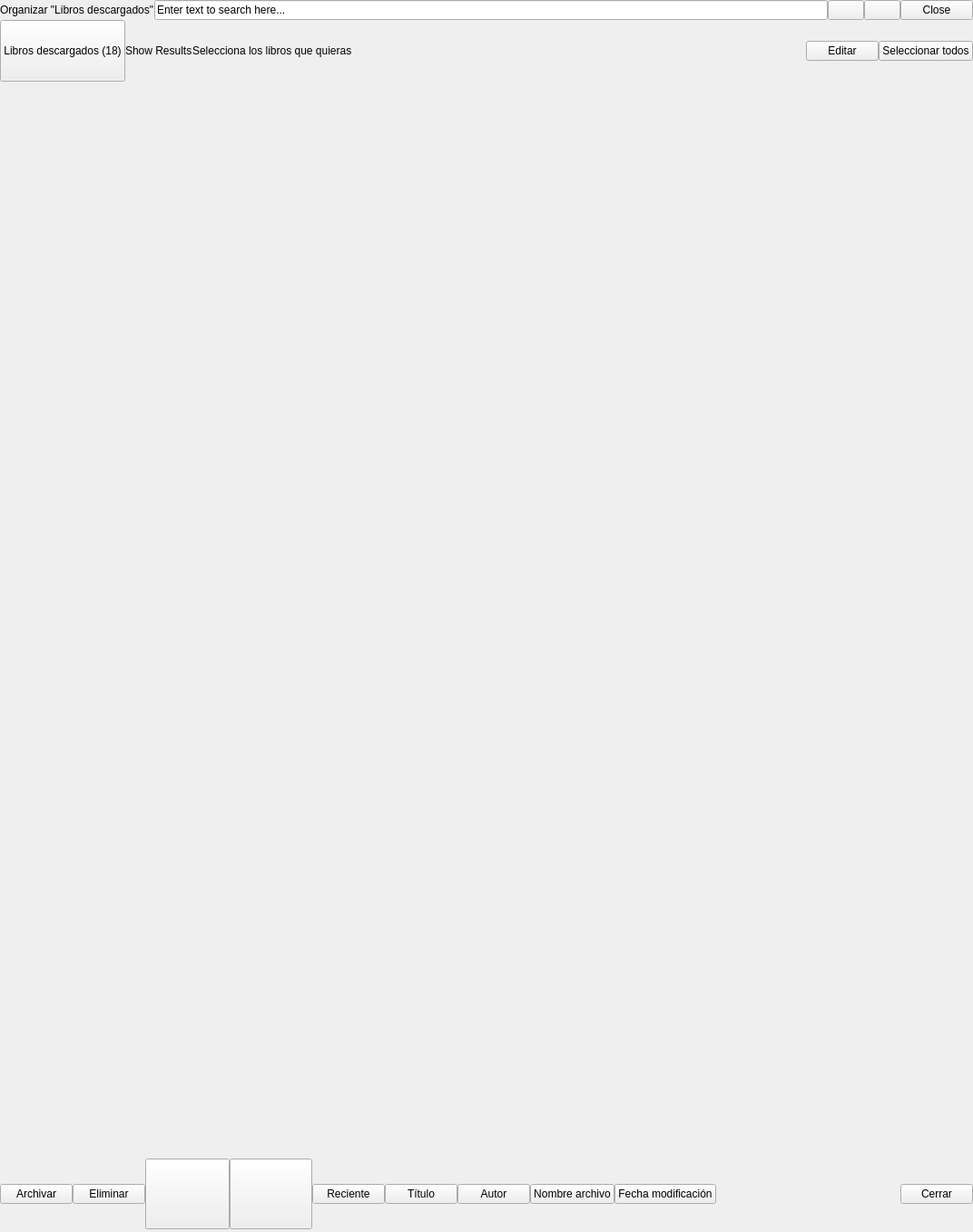
<?xml version="1.0" encoding="UTF-8"?>
<ui version="4.0">
 <class>Library</class>
 <widget class="QWidget" name="Library">
  <property name="geometry">
   <rect>
    <x>0</x>
    <y>0</y>
    <width>1072</width>
    <height>1358</height>
   </rect>
  </property>
  <property name="sizePolicy">
   <sizepolicy hsizetype="Expanding" vsizetype="Expanding">
    <horstretch>0</horstretch>
    <verstretch>0</verstretch>
   </sizepolicy>
  </property>
  <property name="minimumSize">
   <size>
    <width>0</width>
    <height>0</height>
   </size>
  </property>
  <property name="maximumSize">
   <size>
    <width>1072</width>
    <height>1358</height>
   </size>
  </property>
  <property name="windowTitle">
   <string>Form</string>
  </property>
  <property name="styleSheet">
   <string notr="true" />
  </property>
  <layout class="QVBoxLayout" name="verticalLayout_2">
   <property name="spacing">
    <number>0</number>
   </property>
   <property name="margin">
    <number>0</number>
   </property>
   <item>
    <widget class="QWidget" name="searchCont" native="true">
     <property name="styleSheet">
      <string notr="true" />
     </property>
     <layout class="QHBoxLayout" name="horizontalLayout_3">
      <property name="spacing">
       <number>0</number>
      </property>
      <property name="margin">
       <number>0</number>
      </property>
      <item>
       <widget class="QLabel" name="sortBooksLbl">
        <property name="text">
         <string>Organizar "Libros descargados"</string>
        </property>
       </widget>
      </item>
      <item>
       <widget class="MyQLineEdit" name="librarySearchLineEdit">
        <property name="focusPolicy">
         <enum>Qt::StrongFocus</enum>
        </property>
        <property name="styleSheet">
         <string notr="true" />
        </property>
        <property name="text">
         <string>Enter text to search here...</string>
        </property>
       </widget>
      </item>
      <item>
       <widget class="QPushButton" name="clearSearchBtn">
        <property name="focusPolicy">
         <enum>Qt::NoFocus</enum>
        </property>
        <property name="text">
         <string />
        </property>
       </widget>
      </item>
      <item>
       <widget class="QPushButton" name="synchronizeBtn">
        <property name="focusPolicy">
         <enum>Qt::NoFocus</enum>
        </property>
        <property name="text">
         <string />
        </property>
       </widget>
      </item>
      <item>
       <widget class="SilentQPushButton" name="closeSearchBtn">
        <property name="focusPolicy">
         <enum>Qt::NoFocus</enum>
        </property>
        <property name="text">
         <string>Close</string>
        </property>
       </widget>
      </item>
     </layout>
    </widget>
   </item>
   <item>
    <widget class="QFrame" name="topActions">
     <property name="minimumSize">
      <size>
       <width>0</width>
       <height>68</height>
      </size>
     </property>
     <property name="maximumSize">
      <size>
       <width>16777215</width>
       <height>96</height>
      </size>
     </property>
     <property name="styleSheet">
      <string notr="true" />
     </property>
     <property name="lineWidth">
      <number>0</number>
     </property>
     <layout class="QHBoxLayout" name="horizontalLayout_5">
      <property name="spacing">
       <number>0</number>
      </property>
      <property name="margin">
       <number>0</number>
      </property>
      <item>
       <widget class="QPushButton" name="bookActionsSelectBtn">
        <property name="sizePolicy">
         <sizepolicy hsizetype="Minimum" vsizetype="Preferred">
          <horstretch>0</horstretch>
          <verstretch>0</verstretch>
         </sizepolicy>
        </property>
        <property name="focusPolicy">
         <enum>Qt::NoFocus</enum>
        </property>
        <property name="text">
         <string>Libros descargados (18)</string>
        </property>
       </widget>
      </item>
      <item>
       <widget class="QLabel" name="showResultsLbl">
        <property name="text">
         <string>Show Results</string>
        </property>
       </widget>
      </item>
      <item>
       <widget class="LibraryBreadCrumb" name="breadCrumb" native="true">
        <property name="maximumSize">
         <size>
          <width>467</width>
          <height>16777215</height>
         </size>
        </property>
        <property name="locale">
         <locale country="Spain" language="Spanish" />
        </property>
       </widget>
      </item>
      <item>
       <widget class="QLabel" name="selectBooksLbl">
        <property name="text">
         <string>Selecciona los libros que quieras</string>
        </property>
       </widget>
      </item>
      <item>
       <spacer name="horizontalSpacer_5">
        <property name="orientation">
         <enum>Qt::Horizontal</enum>
        </property>
        <property name="sizeHint" stdset="0">
         <size>
          <width>57</width>
          <height>28</height>
         </size>
        </property>
       </spacer>
      </item>
      <item>
       <widget class="QPushButton" name="editBooksBtn">
        <property name="text">
         <string>Editar</string>
        </property>
       </widget>
      </item>
      <item>
       <widget class="QPushButton" name="selectAllBooksBtn">
        <property name="focusPolicy">
         <enum>Qt::NoFocus</enum>
        </property>
        <property name="text">
         <string>Seleccionar todos</string>
        </property>
       </widget>
      </item>
     </layout>
    </widget>
   </item>
   <item>
    <widget class="QWidget" name="booksContainer" native="true">
     <property name="sizePolicy">
      <sizepolicy hsizetype="Preferred" vsizetype="Expanding">
       <horstretch>0</horstretch>
       <verstretch>0</verstretch>
      </sizepolicy>
     </property>
     <property name="minimumSize">
      <size>
       <width>0</width>
       <height>730</height>
      </size>
     </property>
     <property name="maximumSize">
      <size>
       <width>141421</width>
       <height>1150</height>
      </size>
     </property>
     <property name="styleSheet">
      <string notr="true" />
     </property>
     <layout class="QVBoxLayout" name="verticalLayout_3">
      <property name="spacing">
       <number>0</number>
      </property>
      <property name="margin">
       <number>0</number>
      </property>
     </layout>
    </widget>
   </item>
   <item>
    <spacer name="verticalSpacer">
     <property name="orientation">
      <enum>Qt::Vertical</enum>
     </property>
     <property name="sizeHint" stdset="0">
      <size>
       <width>28</width>
       <height>57</height>
      </size>
     </property>
    </spacer>
   </item>
   <item>
    <widget class="QWidget" name="sortBooksCont" native="true">
     <property name="minimumSize">
      <size>
       <width>0</width>
       <height>83</height>
      </size>
     </property>
     <property name="maximumSize">
      <size>
       <width>16777215</width>
       <height>117</height>
      </size>
     </property>
     <layout class="QHBoxLayout" name="horizontalLayout">
      <property name="spacing">
       <number>0</number>
      </property>
      <property name="margin">
       <number>0</number>
      </property>
      <item>
       <widget class="SilentQPushButton" name="archiveBooksBtn">
        <property name="focusPolicy">
         <enum>Qt::NoFocus</enum>
        </property>
        <property name="text">
         <string>Archivar</string>
        </property>
       </widget>
      </item>
      <item>
       <widget class="SilentQPushButton" name="deleteBooksBtn">
        <property name="focusPolicy">
         <enum>Qt::NoFocus</enum>
        </property>
        <property name="text">
         <string>Eliminar</string>
        </property>
       </widget>
      </item>
      <item>
       <widget class="QPushButton" name="sortIconBtn">
        <property name="minimumSize">
         <size>
          <width>93</width>
          <height>55</height>
         </size>
        </property>
        <property name="maximumSize">
         <size>
          <width>132</width>
          <height>78</height>
         </size>
        </property>
        <property name="focusPolicy">
         <enum>Qt::NoFocus</enum>
        </property>
        <property name="styleSheet">
         <string notr="true" />
        </property>
        <property name="text">
         <string />
        </property>
        <property name="checkable">
         <bool>true</bool>
        </property>
       </widget>
      </item>
      <item>
       <widget class="QPushButton" name="sortListBtn">
        <property name="minimumSize">
         <size>
          <width>91</width>
          <height>55</height>
         </size>
        </property>
        <property name="maximumSize">
         <size>
          <width>129</width>
          <height>78</height>
         </size>
        </property>
        <property name="focusPolicy">
         <enum>Qt::NoFocus</enum>
        </property>
        <property name="styleSheet">
         <string notr="true" />
        </property>
        <property name="text">
         <string />
        </property>
        <property name="checkable">
         <bool>true</bool>
        </property>
       </widget>
      </item>
      <item>
       <widget class="QPushButton" name="recentSortBtn">
        <property name="focusPolicy">
         <enum>Qt::NoFocus</enum>
        </property>
        <property name="text">
         <string>Reciente</string>
        </property>
        <property name="checkable">
         <bool>true</bool>
        </property>
       </widget>
      </item>
      <item>
       <widget class="QPushButton" name="titleSortBtn">
        <property name="focusPolicy">
         <enum>Qt::NoFocus</enum>
        </property>
        <property name="text">
         <string>T&#237;tulo</string>
        </property>
        <property name="checkable">
         <bool>true</bool>
        </property>
       </widget>
      </item>
      <item>
       <widget class="SilentQPushButton" name="authorSortBtn">
        <property name="focusPolicy">
         <enum>Qt::NoFocus</enum>
        </property>
        <property name="text">
         <string>Autor</string>
        </property>
        <property name="checkable">
         <bool>true</bool>
        </property>
       </widget>
      </item>
      <item>
       <widget class="SilentQPushButton" name="fileNameBtn">
        <property name="focusPolicy">
         <enum>Qt::NoFocus</enum>
        </property>
        <property name="text">
         <string>Nombre archivo</string>
        </property>
        <property name="checkable">
         <bool>true</bool>
        </property>
       </widget>
      </item>
      <item>
       <widget class="QPushButton" name="lastModifyBtn">
        <property name="focusPolicy">
         <enum>Qt::NoFocus</enum>
        </property>
        <property name="text">
         <string>Fecha modificaci&#243;n</string>
        </property>
        <property name="checkable">
         <bool>true</bool>
        </property>
       </widget>
      </item>
      <item>
       <spacer name="horizontalSpacer_2">
        <property name="orientation">
         <enum>Qt::Horizontal</enum>
        </property>
        <property name="sizeHint" stdset="0">
         <size>
          <width>57</width>
          <height>28</height>
         </size>
        </property>
       </spacer>
      </item>
      <item>
       <widget class="SilentQPushButton" name="closeEditBooksBtn">
        <property name="focusPolicy">
         <enum>Qt::NoFocus</enum>
        </property>
        <property name="text">
         <string>Cerrar</string>
        </property>
       </widget>
      </item>
     </layout>
    </widget>
   </item>
  </layout>
 </widget>
 <customwidgets>
  <customwidget>
   <class>SilentQPushButton</class>
   <extends>QPushButton</extends>
   <header>SilentQPushButton.h</header>
  </customwidget>
  <customwidget>
   <class>MyQLineEdit</class>
   <extends>QLineEdit</extends>
   <header>MyQLineEdit.h</header>
  </customwidget>
  <customwidget>
   <class>LibraryBreadCrumb</class>
   <extends>QWidget</extends>
   <header location="global">LibraryBreadCrumb.h</header>
   <container>1</container>
  </customwidget>
 </customwidgets>
 <resources />
 <connections />
</ui>
